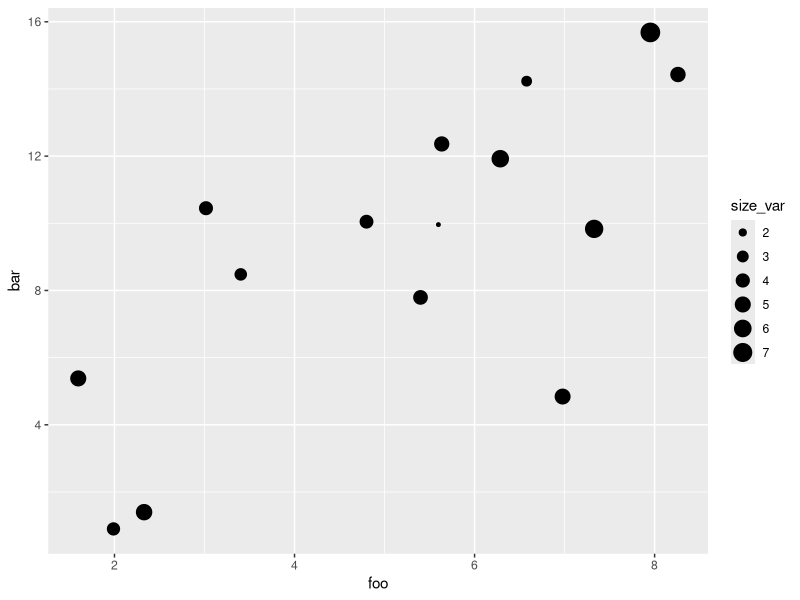
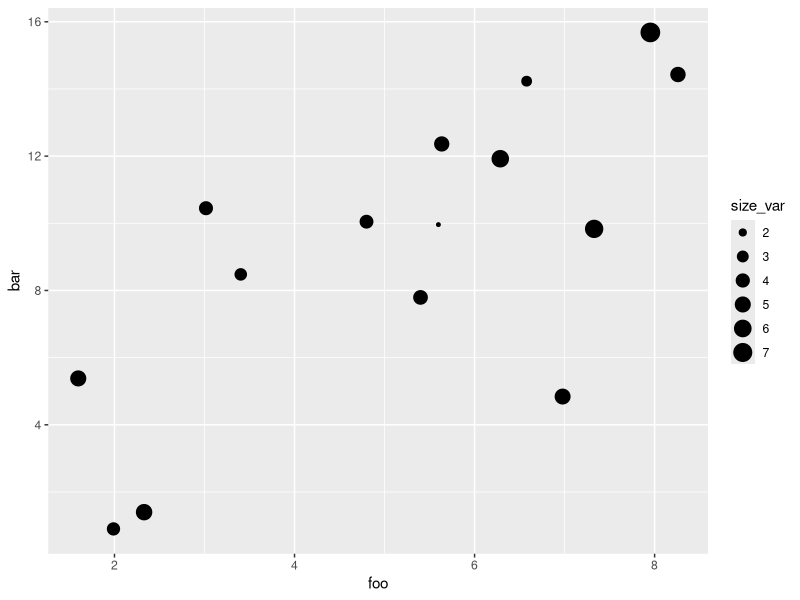

The R source for these figures, in order: (Note: this script raises an error after producing the figures.)
# How to make a bubble chart
# - mapping car to size param

library(ggplot2)

set.seed(53)

# CREATE DATA FRAME (Dummy)
# 1. create 'x_var' as 15 random, normally distributed numbers (using rnorm)
# 2. create 'y_var' "
# 3. create 'size_var' as a random number between 1 and 10
# 4. combine these vars into a single data frame 

foo <- rnorm(n = 15, mean = 5, sd = 2)
bar <- foo + rnorm(n = 15, mean = 5, sd = 4)
size_var <- runif(15, 1, 10)

df.test_data <- data.frame(foo, bar, size_var)

# init plot
r <- ggplot(data=df.test_data, aes(x=foo, y=bar))

r + geom_point(aes(size=size_var))

####################
# ADJUST SIZE OF BUBBLES
####################

r + geom_point(aes(size=size_var))
  + scale_size_continuous(range=c(2,15))
  + theme(legend.position = "none")

###############
# ADD COLOR
###############

r + geom_point(aes(size=size_var), color="dark red")
  + scale_size_continuous(range=c(2,15))
  + theme(legend.position = "none")
